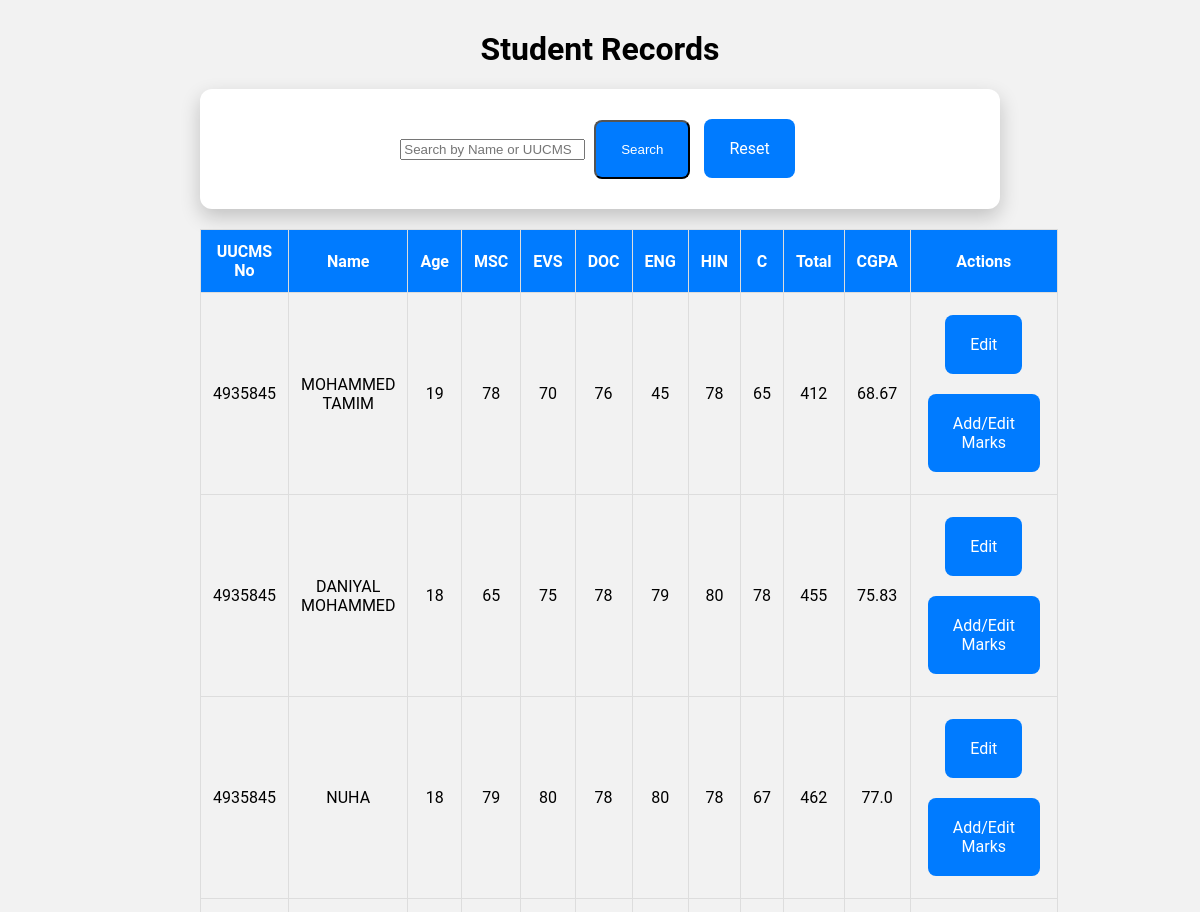
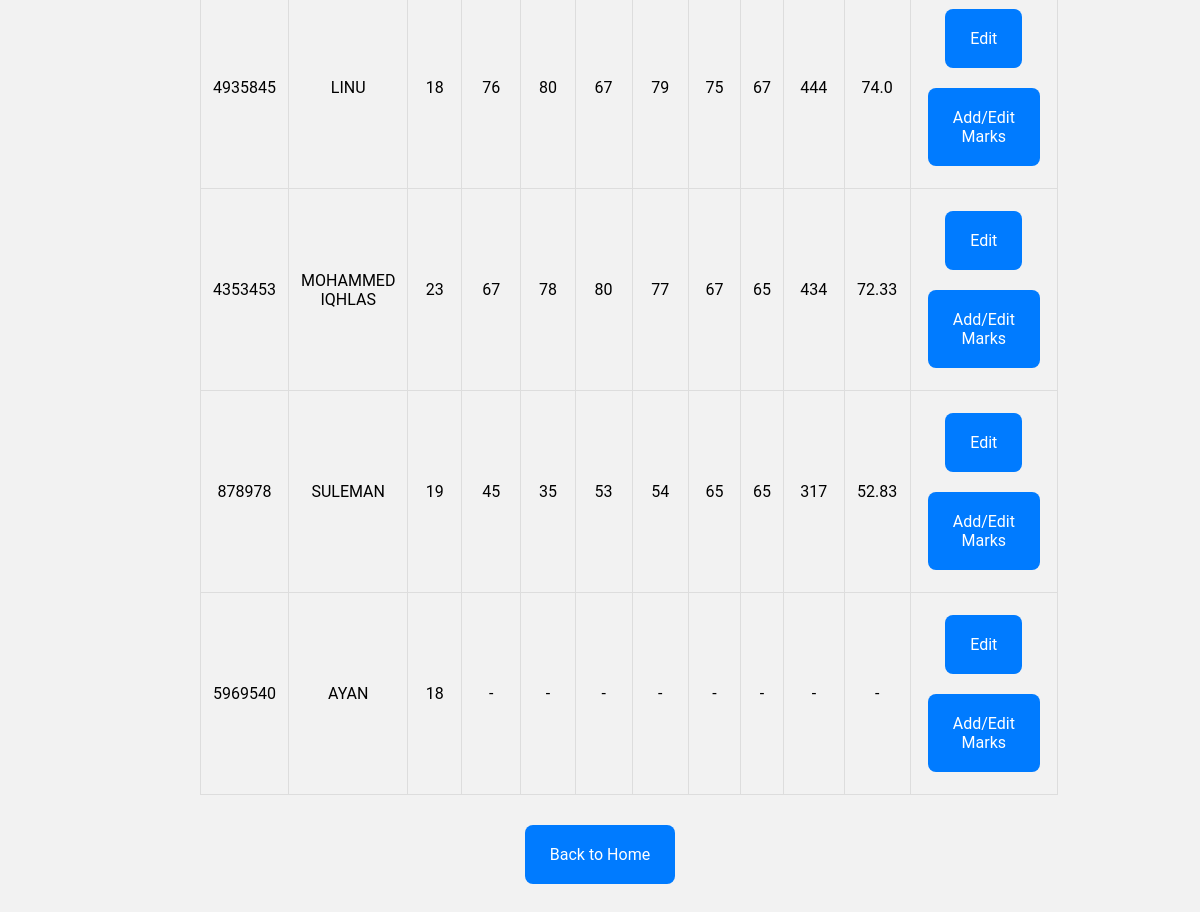
/students, run on the app's committed database (2 pictures, top to bottom).
### tables this page shows
CREATE TABLE marks (
    id INTEGER PRIMARY KEY AUTOINCREMENT,
    student_id INTEGER,
    msc INTEGER,
    evs INTEGER,
    doc INTEGER,
    eng INTEGER,
    hin INTEGER,
    c INTEGER,
    total INTEGER,
    cgpa REAL,
    FOREIGN KEY(student_id) REFERENCES students(id)
);

CREATE TABLE students (
    id INTEGER PRIMARY KEY AUTOINCREMENT,
    uucms TEXT NOT NULL,
    name TEXT NOT NULL,
    age INTEGER
);

### app.py (the view)
@app.route('/students', methods=['GET'])
def students():
    search = request.args.get('search', '').strip()
    conn = get_db_connection()
    if search:
        students_list = conn.execute(
            "SELECT * FROM students WHERE name LIKE ? OR uucms LIKE ?",
            (f'%{search}%', f'%{search}%')
        ).fetchall()
    else:
        students_list = conn.execute("SELECT * FROM students").fetchall()
    marks_list = conn.execute("SELECT * FROM marks").fetchall()
    students_data = []
    for student in students_list:
        marks = next((m for m in marks_list if m['student_id'] == student['id']), None)
        total = marks['total'] if marks else '-'
        cgpa = marks['cgpa'] if marks else '-'
        students_data.append({
            'student': student,
            'marks': marks,
            'total': total,
            'cgpa': cgpa
        })
    conn.close()
    return render_template('students.html', students_data=students_data, search=search)

### app.py (called while the page is built)
def get_db_connection():
    conn = sqlite3.connect(DATABASE)
    conn.row_factory = sqlite3.Row
    return conn

### templates/students.html (shortened to what this page needs)
<!DOCTYPE html>
<html lang="en">
<head>
    <link rel="stylesheet" href="{{ url_for('static', filename='css/style.css') }}">
</head>
<body class="students-page">
    <div class="container">
        <h1>Student Records</h1>
        <form method="get" action="{{ url_for('students') }}" class="form-box">
            <input type="text" name="search" placeholder="Search by Name or UUCMS" value="{{ search }}">
            <input type="submit" value="Search" class="btn">
            <a href="{{ url_for('students') }}" class="btn">Reset</a>
        </form>
        <table>
            <thead>
                <tr>
                    <th>UUCMS No</th>
                    <th>Name</th>
                    <th>Age</th>
                    <th>MSC</th>
                    <th>EVS</th>
                    <th>DOC</th>
                    <th>ENG</th>
                    <th>HIN</th>
                    <th>C</th>
                    <th>Total</th>
                    <th>CGPA</th>
                    <th>Actions</th>
                </tr>
            </thead>
            <tbody>
                {% if students_data %}
                    {% for data in students_data %}
                    <tr>
                        <td>{{ data.student.uucms }}</td>
                        <td>{{ data.student.name }}</td>
                        <td>{{ data.student.age }}</td>
                        <td>{{ data.marks.msc if data.marks else '-' }}</td>
                        <td>{{ data.marks.evs if data.marks else '-' }}</td>
                        <td>{{ data.marks.doc if data.marks else '-' }}</td>
                        <td>{{ data.marks.eng if data.marks else '-' }}</td>
                        <td>{{ data.marks.hin if data.marks else '-' }}</td>
                        <td>{{ data.marks.c if data.marks else '-' }}</td>
                        <td>{{ data.total }}</td>
                        <td>{{ data.cgpa }}</td>
                        <td>
                            <a href="{{ url_for('edit_student', id=data.student.id) }}" class="btn">Edit</a>
                            <a href="{{ url_for('add_marks', student_id=data.student.id) }}" class="btn">Add/Edit Marks</a>
                        </td>
                    </tr>
                    {% endfor %}
                {% else %}
                    <tr>
                        <td colspan="12">No students found.</td>
                    </tr>
                {% endif %}
            </tbody>
        </table>
        <a href="{{ url_for('index') }}" class="btn">Back to Home</a>
    </div>
</body>
</html>

### static/css/style.css (style rules this page uses)
body { font-family: 'Roboto', sans-serif; background-color: #f2f2f2; margin: 2; padding: 0; }
.container { width: 200%; max-width: 800px; margin: 30px auto; text-align: center; }
.btn { display: inline-block; padding: 20px 25px; margin: 10px 5px; text-decoration: none; color: white; background-color: #007BFF; border-radius: 8px; transition: 0.3s; }
.form-box { background-color: white; padding: 20px; margin: 20px 0; border-radius: 12px; box-shadow: 0 8px 20px rgba(0,0,0,0.2); }
body.students-page table { width: 100%; border-collapse: collapse; margin-bottom: 20px; }
body.students-page th, body.students-page td { padding: 12px; border: 1px solid #ddd; }
body.students-page th { background-color: #007BFF; color: white; }

### data on the page
marks: student.uucms "4935845", student.name "MOHAMMED TAMIM", student.age "19", marks "78", marks "70", marks "76", marks "45", marks "65", total "412", cgpa "68.67"
marks: student.uucms "4935845", student.name "DANIYAL MOHAMMED", student.age "18", marks "65", marks "75", marks "78", marks "79", marks "80", total "455", cgpa "75.83"
marks: student.uucms "4935845", student.name "NUHA", student.age "18", marks "79", marks "80", marks "78", marks "67", total "462", cgpa "77.0"
marks: student.uucms "4935845", student.name "LINU", student.age "18", marks "76", marks "80", marks "67", marks "79", marks "75", total "444", cgpa "74.0"
marks: student.uucms "4353453", student.name "MOHAMMED IQHLAS", student.age "23", marks "67", marks "78", marks "80", marks "77", marks "65", total "434", cgpa "72.33"
marks: student.uucms "878978", student.name "SULEMAN", student.age "19", marks "45", marks "35", marks "53", marks "54", marks "65", total "317", cgpa "52.83"
students: student.uucms "5969540", student.name "AYAN", student.age "18"

### other printed values
{{ data.marks.msc if data.marks else '-' }} "-"
{{ data.marks.evs if data.marks else '-' }} "-"
{{ data.marks.doc if data.marks else '-' }} "-"
{{ data.marks.eng if data.marks else '-' }} "-"
{{ data.marks.hin if data.marks else '-' }} "-"
{{ data.marks.c if data.marks else '-' }} "-"
{{ data.total }} "-"
{{ data.cgpa }} "-"
